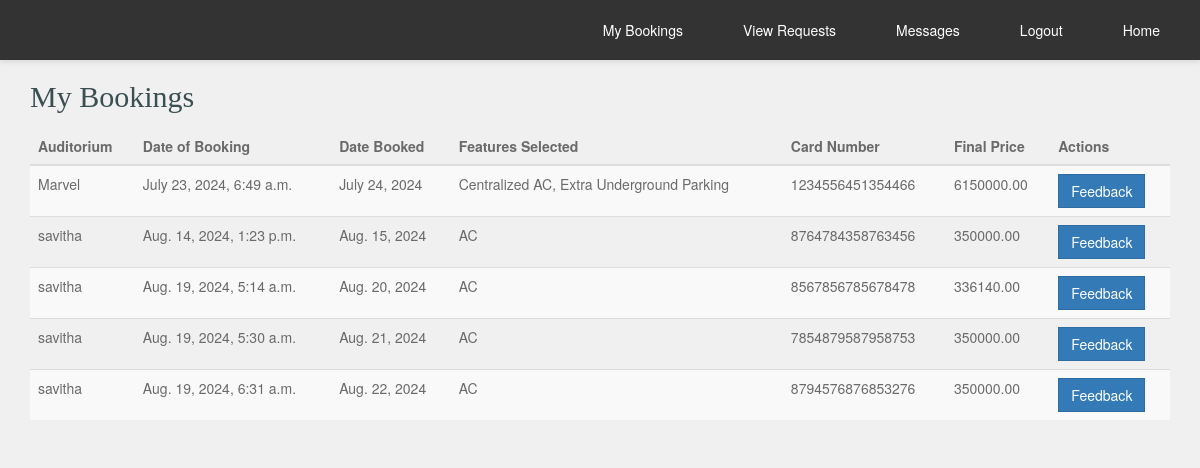
Page /user_my_bookings/ (signed in) on the earlier database version.
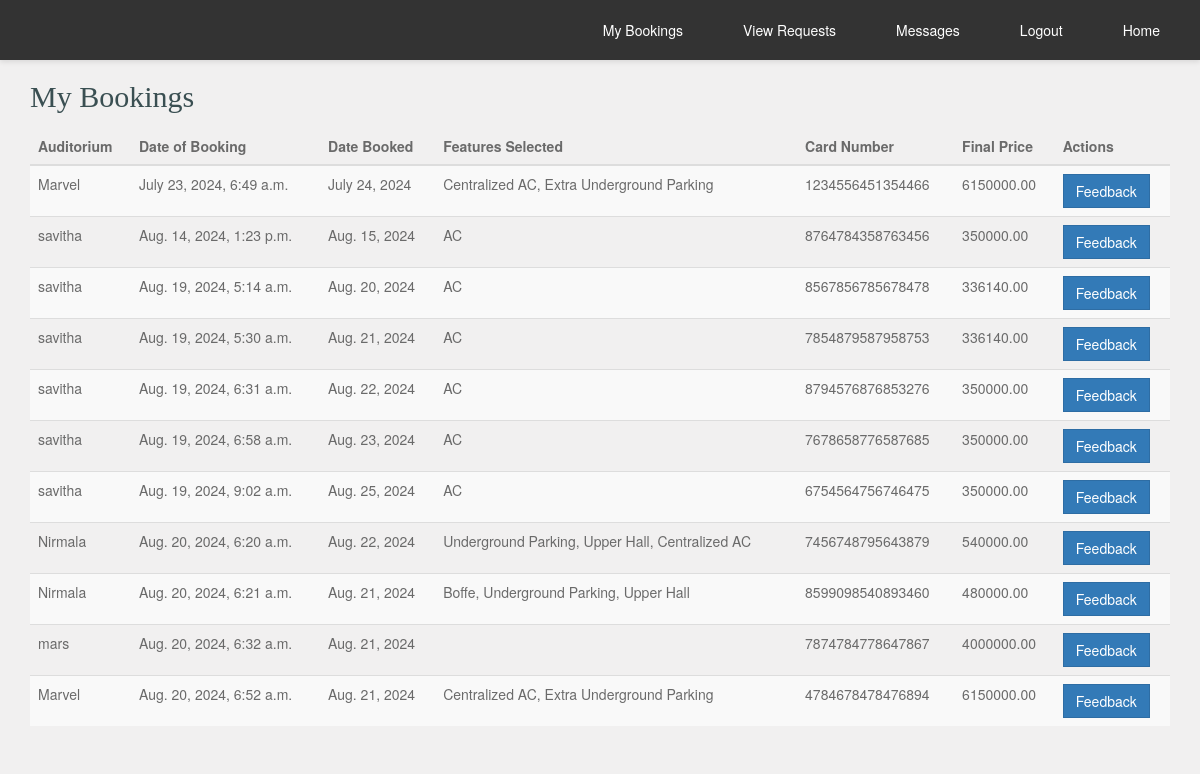
Same page on the later database version.
### auditorium/models.py (models this page shows, shortened)
class BookingHistory(models.Model):
    auditorium = models.ForeignKey(Auditorium, on_delete=models.CASCADE)
    user = models.ForeignKey(settings.AUTH_USER_MODEL, on_delete=models.CASCADE)
    date_booked = models.DateField()
    date_of_booking = models.DateTimeField(auto_now_add=True)
    features_selected = models.TextField()  # To store a comma-separated list of features
    final_price = models.DecimalField(max_digits=10, decimal_places=2)
    card_number = models.CharField(max_length=16)
    cvv = models.CharField(max_length=4)
    admin_amount = models.DecimalField(max_digits=10, decimal_places=2, editable=False)
    is_canceled = models.BooleanField(default=False)
    def save(self, *args, **kwargs):
        if self.final_price is not None:
            self.admin_amount = self.final_price * Decimal('0.15')
        elif self.is_canceled:
            self.admin_amount = Decimal('0.00')
        super().save(*args, **kwargs)

class Auditorium(models.Model):
    user = models.ForeignKey(User, on_delete=models.CASCADE)
    location = models.CharField(max_length=255)
    capacity = models.IntegerField()
    features = models.ManyToManyField('Feature', related_name='auditoriums', blank=True)
    price = models.DecimalField(max_digits=10, decimal_places=2)
    images = models.ImageField(upload_to='auditorium_images/', blank=True, default='../static/images/blue_mac2.jpg')
    approved = models.BooleanField(default=False)  # Ensure this field exists

class User(AbstractBaseUser, PermissionsMixin):
    username = models.CharField(max_length=150, unique=True)
    email = models.EmailField(unique=True)
    role = models.CharField(max_length=50, blank=True, null=True)
    is_staff = models.BooleanField(default=False)
    is_active = models.BooleanField(default=True)
    groups = models.ManyToManyField(Group, related_name='custom_user_groups')
    user_permissions = models.ManyToManyField(Permission, related_name='custom_user_permissions')
    objects = CustomUserManager()
    USERNAME_FIELD = 'email'
    REQUIRED_FIELDS = ['username']

### auditorium/views.py (the view)
# urls.py: path('user_my_bookings/', views.user_my_bookings, name='user_my_bookings'),
@login_required
def user_my_bookings(request):
    today = timezone.now().date()
    bookings = BookingHistory.objects.filter(user=request.user)
    for booking in bookings:
        original_price = booking.final_price / Decimal('0.98')
        booking.is_canceled = booking.final_price < original_price
        booking.save()
    context = {
        'bookings': bookings,
        'today': today
    }
    return render(request, 'user_my_bookings.html', context)

### auditorium/templates/user_my_bookings.html (shortened to what this page needs)
    <!DOCTYPE html>
    <html lang="en-US">
    <head>
        <link rel="stylesheet" href="../static/css/bootstrap.min.css">
        <link rel="stylesheet" href="../static/css/font-awesome.min.css">
        <link rel="stylesheet" href="../static/css/style.css" media="screen"/>
    </head>
    <body>
        {% include 'user_navbar.html' %}
        <div class="container">
            <h2>My Bookings</h2>
        <table class="table table-striped">
            <thead>
                <tr>
                    <th>Auditorium</th>
                    <th>Date of Booking</th>
                    <th>Date Booked</th>
                    <th>Features Selected</th>
                    <th>Card Number</th>
                    <th>Final Price</th>
                    <th>Actions</th>
                </tr>
            </thead>
            <tbody>
                {% for booking in bookings %}
                    <tr>
                        <td>{{ booking.auditorium.user.username }}</td>
                        <td>{{ booking.date_of_booking }}</td>
                        <td>{{ booking.date_booked }}</td>
                        <td>{{ booking.features_selected }}</td>
                        <td>{{ booking.card_number }}</td>
                        <td>{{ booking.final_price }}</td>
                        <td>
                            {% if booking.date_booked <= today %}
                                <button class="btn btn-primary" onclick="redirectToFeedbackPage({{ booking.id }})">Feedback</button>
                            {% elif booking.date_booked > today %}
                                <button class="btn btn-danger" onclick="cancelBooking({{ booking.id }})">Cancel</button>
                            {% elif booking.is_canceled %}
                                <span>Booking cancelled</span>
                            {% endif %}
                        </td>
                    </tr>
                {% empty %}
                    <tr>
                        <td colspan="7">No bookings found.</td>
                    </tr>
                {% endfor %}
            </tbody>
        </table>
        </div>
    </body>
    </html>

### auditorium/templates/user_navbar.html (shortened to what this page needs)
<nav>
    <ul>
        <li><a href="{% url 'user_index' %}">Home</a></li>
        <li><a href="/">Logout</a></li>
        <li><a href="{% url 'user_messages' %}">Messages</a></li>
        <li><a href="{% url 'view_requests' %}">View Requests</a></li>
        <li><a href="{% url 'user_my_bookings' %}">My Bookings</a></li>
    </ul>
</nav>

### auditorium/static/css/style.css (style rules this page uses)
* { outline: none !important; }
html { -webkit-font-smoothing: antialiased; text-rendering: optimizeLegibility; -webkit-text-size-adjust: none; -ms-text-size-adjust: none; overflow-y: scroll; }
body { color: #6a6a6a; background: #f1f0f0; }
a { text-decoration: none; outline: none; }
a { color: #4da7ca; -o-transition: all .4s; -ms-transition: all .4s; -moz-transition: all .4s; -webkit-transition: all .4s; transition: all .4s; }
h1, h2, h3, h4, h5, h6 { margin: 0 0 15px 0; color: #3A4F52; font-family: 'Alegreya Sans'; }
.btn { border-radius: 0; }

### auditorium/templates/user_navbar.html (style rules this page uses)
nav { background-color: #333; padding: 10px 0; box-shadow: 0 2px 5px rgba(0, 0, 0, 0.1); margin-bottom: 20px; }
nav ul { list-style-type: none; margin: 0; padding: 0; overflow: hidden; text-align: right; }
nav ul li { display: inline; float: right; margin-right: 20px; }
nav ul li a { display: block; color: #fff; padding: 10px 20px; text-decoration: none; border-radius: 5px; transition: background-color 0.3s ease, transform 0.3s ease; }

Differences in the rows shown:
changed BookingHistory "Aug. 19, 2024, 5:30 a.m.": final_price "350000.00" → "336140.00"
added BookingHistory: auditorium.user.username "savitha", date_of_booking "Aug. 19, 2024, 6:58 a.m.", date_booked "Aug. 23, 2024", features_selected "AC", card_number "7678658776587685", final_price "350000.00"
added BookingHistory: auditorium.user.username "savitha", date_of_booking "Aug. 19, 2024, 9:02 a.m.", date_booked "Aug. 25, 2024", features_selected "AC", card_number "6754564756746475", final_price "350000.00"
added BookingHistory: auditorium.user.username "Nirmala", date_of_booking "Aug. 20, 2024, 6:20 a.m.", date_booked "Aug. 22, 2024", features_selected "Underground Parking, Upper Hall, Centralized AC", card_number "7456748795643879", final_price "540000.00"
added BookingHistory: auditorium.user.username "Nirmala", date_of_booking "Aug. 20, 2024, 6:21 a.m.", date_booked "Aug. 21, 2024", features_selected "Boffe, Underground Parking, Upper Hall", card_number "8599098540893460", final_price "480000.00"
added BookingHistory: auditorium.user.username "mars", date_of_booking "Aug. 20, 2024, 6:32 a.m.", date_booked "Aug. 21, 2024", card_number "7874784778647867", final_price "4000000.00"
added BookingHistory: auditorium.user.username "Marvel", date_of_booking "Aug. 20, 2024, 6:52 a.m.", date_booked "Aug. 21, 2024", features_selected "Centralized AC, Extra Underground Parking", card_number "4784678478476894", final_price "6150000.00"
